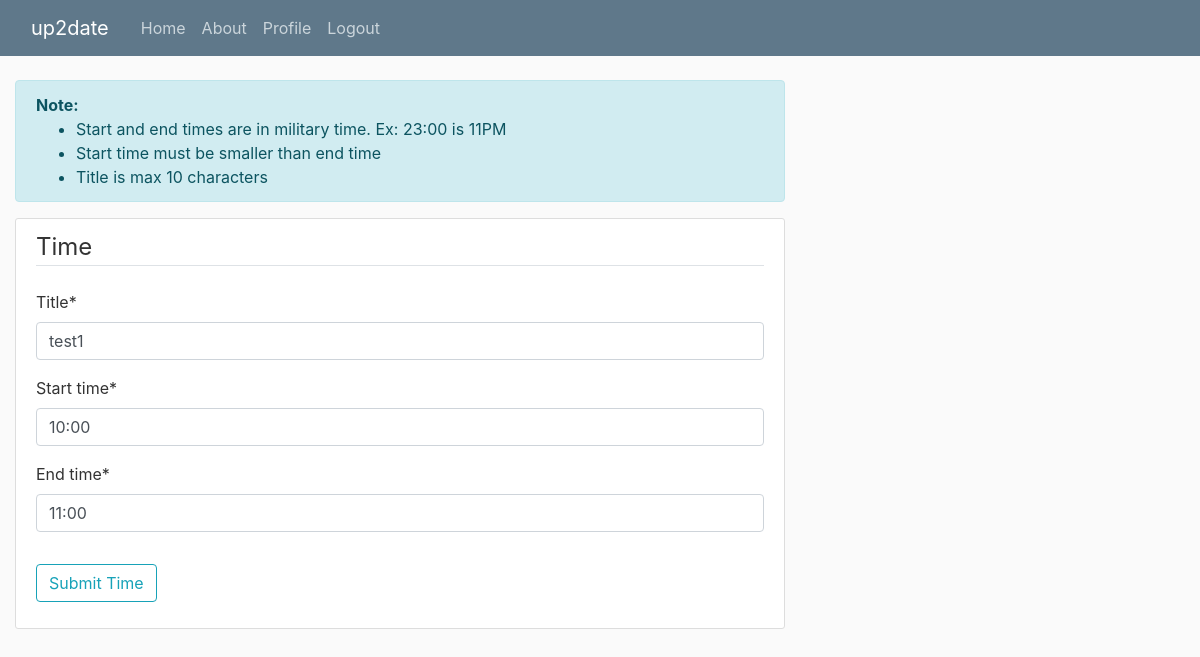
/time/46/update/ (signed in), run on the app's committed database.
### cal/models.py (models this page shows, shortened)
class Time(models.Model):
    title = models.CharField(max_length=10)
    color = models.CharField(default='#000000', max_length=7)
    start_time = models.TimeField(default=datetime.time(00,00))
    end_time = models.TimeField(default=datetime.time(00,00))
    days = models.IntegerField(default=0, validators=[MaxValueValidator(30), MinValueValidator(0)])
    owner = models.ForeignKey(User, on_delete=models.CASCADE)

### cal/views.py (the view, shortened to what this page needs)
# urls.py: path('time/<int:pk>/update/', TimeUpdateView.as_view(), name='time-update'),
class TimeUpdateView(LoginRequiredMixin, UserPassesTestMixin, UpdateView):
    model = Time
    fields = ['title','start_time','end_time']
    def test_func(self):
        model = Time
        time = self.get_object()
        if self.request.user == time.owner:
            return True
        else:
            return False

### cal/templates/cal/time_form.html (shortened to what this page needs)
{% extends "cal/base.html" %}
{% load crispy_forms_tags %}
{% block content %}
    <div class="alert alert-info">
        <strong>Note:</strong>
        <ul>
            <li>Start and end times are in military time. Ex: 23:00 is 11PM</li>
            <li>Start time must be smaller than end time</li>
            <li>Title is max 10 characters</li>
        </ul>
    </div>
    <div class="content-section ">
        <form method="POST">
            <fieldset class="form-group">
                <legend class="border-bottom mb-4">
                    Time
                </legend>
                {{ form|crispy }}
            </fieldset>
            <div class="form-group">
                <button class="btn btn-outline-info" type="submit">
                    Submit Time
                </button>
            </div>
        </form>
    </div>
{% endblock content %}

### cal/static/cal/main.css (style rules this page uses)
body { background: #fafafa; color: #333333; margin-top: 5rem; }
ul { margin: 0; }
.content-section { background: #ffffff; padding: 10px 20px; border: 1px solid #dddddd; border-radius: 3px; margin-bottom: 20px; }

### data on the page
Time: title "test1", start_time "10:00", end_time "11:00"
